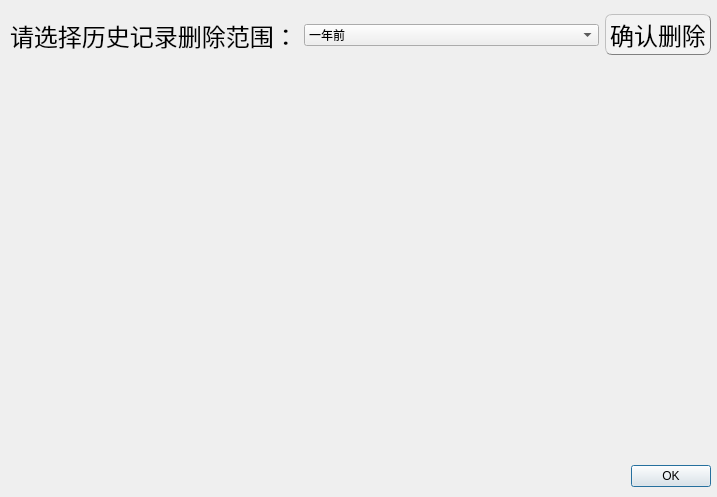
<?xml version="1.0" encoding="UTF-8"?>
<ui version="4.0">
 <class>HistoryShow</class>
 <widget class="QDialog" name="HistoryShow">
  <property name="geometry">
   <rect>
    <x>0</x>
    <y>0</y>
    <width>717</width>
    <height>497</height>
   </rect>
  </property>
  <property name="sizePolicy">
   <sizepolicy hsizetype="Fixed" vsizetype="Fixed">
    <horstretch>0</horstretch>
    <verstretch>0</verstretch>
   </sizepolicy>
  </property>
  <property name="minimumSize">
   <size>
    <width>717</width>
    <height>497</height>
   </size>
  </property>
  <property name="maximumSize">
   <size>
    <width>717</width>
    <height>497</height>
   </size>
  </property>
  <property name="windowTitle">
   <string>Dialog</string>
  </property>
  <widget class="QDialogButtonBox" name="buttonBox">
   <property name="geometry">
    <rect>
     <x>370</x>
     <y>460</y>
     <width>341</width>
     <height>32</height>
    </rect>
   </property>
   <property name="orientation">
    <enum>Qt::Horizontal</enum>
   </property>
   <property name="standardButtons">
    <set>QDialogButtonBox::Ok</set>
   </property>
  </widget>
  <widget class="QWidget" name="widget" native="true">
   <property name="geometry">
    <rect>
     <x>10</x>
     <y>69</y>
     <width>701</width>
     <height>391</height>
    </rect>
   </property>
  </widget>
  <widget class="QWidget" name="widget_2" native="true">
   <property name="geometry">
    <rect>
     <x>10</x>
     <y>10</y>
     <width>701</width>
     <height>50</height>
    </rect>
   </property>
   <layout class="QHBoxLayout" name="horizontalLayout">
    <item>
     <widget class="QLabel" name="label">
      <property name="sizePolicy">
       <sizepolicy hsizetype="Fixed" vsizetype="Preferred">
        <horstretch>0</horstretch>
        <verstretch>0</verstretch>
       </sizepolicy>
      </property>
      <property name="font">
       <font>
        <pointsize>18</pointsize>
       </font>
      </property>
      <property name="text">
       <string>请选择历史记录删除范围：</string>
      </property>
     </widget>
    </item>
    <item>
     <widget class="QComboBox" name="comboBox">
      <item>
       <property name="text">
        <string>一年前</string>
       </property>
      </item>
      <item>
       <property name="text">
        <string>半年前</string>
       </property>
      </item>
      <item>
       <property name="text">
        <string>一个月前</string>
       </property>
      </item>
      <item>
       <property name="text">
        <string>一周前</string>
       </property>
      </item>
      <item>
       <property name="text">
        <string>全部</string>
       </property>
      </item>
     </widget>
    </item>
    <item>
     <widget class="QPushButton" name="deleteConfirmButton">
      <property name="sizePolicy">
       <sizepolicy hsizetype="Fixed" vsizetype="Fixed">
        <horstretch>0</horstretch>
        <verstretch>0</verstretch>
       </sizepolicy>
      </property>
      <property name="font">
       <font>
        <pointsize>18</pointsize>
       </font>
      </property>
      <property name="styleSheet">
       <string notr="true">QPushButton{background-color: rgb(243, 243, 243);border:0.5px groove gray;border-radius:7px;padding:2px 4px;border-style: outset;}
QPushButton:hover{background-color:rgb(229, 241, 251); color: black;}
QPushButton:pressed{background-color:rgb(191, 190, 192);border-style: inset;}</string>
      </property>
      <property name="text">
       <string>确认删除</string>
      </property>
     </widget>
    </item>
   </layout>
  </widget>
 </widget>
 <resources/>
 <connections>
  <connection>
   <sender>buttonBox</sender>
   <signal>accepted()</signal>
   <receiver>HistoryShow</receiver>
   <slot>accept()</slot>
   <hints>
    <hint type="sourcelabel">
     <x>248</x>
     <y>254</y>
    </hint>
    <hint type="destinationlabel">
     <x>157</x>
     <y>274</y>
    </hint>
   </hints>
  </connection>
  <connection>
   <sender>buttonBox</sender>
   <signal>rejected()</signal>
   <receiver>HistoryShow</receiver>
   <slot>reject()</slot>
   <hints>
    <hint type="sourcelabel">
     <x>316</x>
     <y>260</y>
    </hint>
    <hint type="destinationlabel">
     <x>286</x>
     <y>274</y>
    </hint>
   </hints>
  </connection>
 </connections>
</ui>
